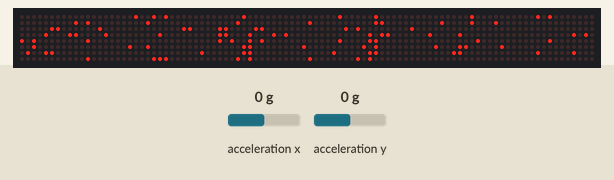
A program run on a simulated Arduino Uno, built with avr-gcc and run on an emulated ATmega328P. Parts: 96×8 LED matrix. Wiring (inferred from the names in the program): 12 × MAX7219 LED driver (orientation assumed): CS pin 10. The inputs (shaded band) are chosen by the test bench; at power-on: acceleration x 0 g, acceleration y 0 g. Random numbers use the default seed unless the program sets one; what the program prints to the serial monitor is not drawn.

Above: at 0.51 s.
1.3 s: acceleration x set to -1.4 g
At 1.75 s:
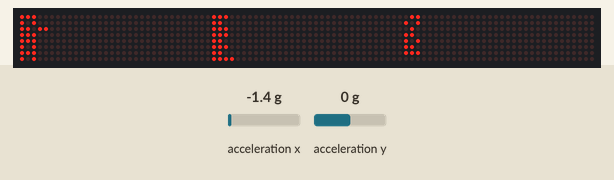
4.0 s: acceleration y set to 0.8 g
At 4.22 s:
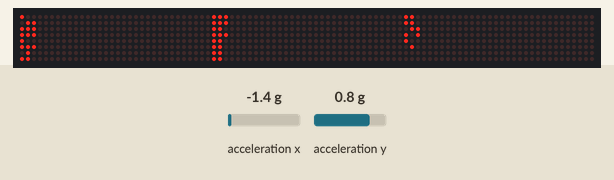
6.4 s: acceleration y set to -1.4 g
At 8.5 s:
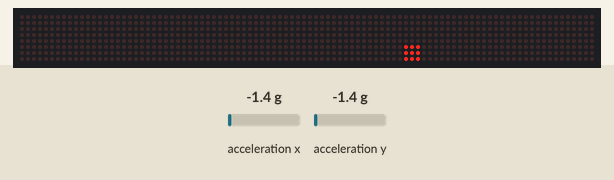
9.1 s: acceleration x set to 0.8 g
At 11.0 s:
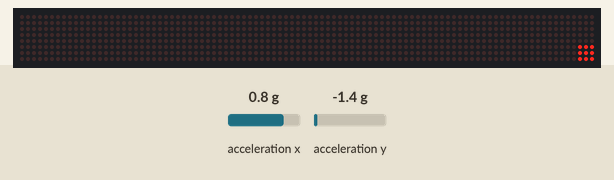
11.7 s: acceleration y set to 1.4 g
At 12.2 s:
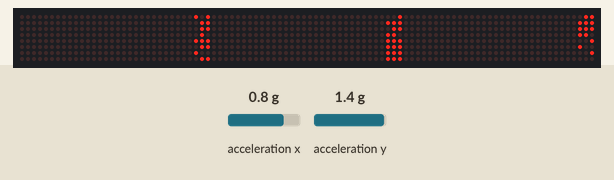
14.1 s: acceleration y set to -0.8 g
At 14.55 s:
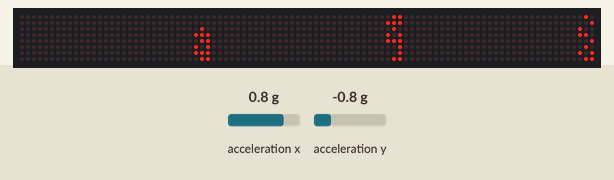

The program:

main.cpp
```cpp
/*
Use a GY-521 6050 to move pixels around on an 8x32 MAX 7219 powered LED matrix
Board Arduino Uno

## LED Pins ##
CLK -> PIN 13
CS -> PIN 10
DIN -> PIN 11
Orientation of matrix - input on right side

## GY-521 pins ##
SDA and SCL -> marked SDA and SCL pins on board
Orientation of unit - pins are on right hand side

*/

#include <Arduino.h>
#include <SPI.h>
#include <Wire.h>
#include <I2Cdev.h>
#include <MPU6050.h>
#include "LedMatrix.h"

LedMatrix matrix (4, 3);
//Pixel object
class pixels {
  public :
  uint8_t x = 0;
  uint8_t y = 0;
  int8_t vx = 0;
  int8_t vy = 0;
  int8_t xMoveIncrement = 0;
  int8_t yMoveIncrement = 0;
  void generateXYValues(){
    //co ordinates start at 0 so one matrix will be x 0-7 and y 0-7
    x = random(0, 31);
    y = random(0, 23);
  }
  void decideMoveIncrements(int16_t &xMove, int16_t &yMove, int16_t offset){
  //check it's not a false reading then decide which direction to go
  //increase velocity
    vx ++;
    vy ++;
    if (xMove > -offset && xMove < offset){
      xMoveIncrement = 0;
    }
    else if (xMove > offset){
      xMoveIncrement = 1 * vx;
    }
    else if (xMove < -offset){
      xMoveIncrement = -1 * vx;
    }
    if (yMove > -offset && yMove < offset){
      yMoveIncrement = 0;
    }
    else if (yMove > offset){
      yMoveIncrement = -1 * vy;
    }
    else if (yMove < -offset){
      yMoveIncrement = 1 * vy;
    }
    if (vx > 4){
      vx = 4;
    }
    if (vy > 4){
      vy = 4;
    }
  };
  void updateXandY(int8_t moveX, int8_t moveY){
    //Update position as long as pixel not at edge of matrix
    //if it is at edge of matrix, stop it's velocity
    if (x + moveX < 0){
      vx = 0;
      x = 0;
    }
    else if (x + moveX > ((32) - 1)){
      vx = 0;
      x = (32) - 1;
    }
    else {
      x += moveX;
    }
    if (y + moveY < 0){
      vy = 0;
      y = 0;
    }
    else if (y + moveY > (24 -1)){
      vy = 0;
      y = (24 -1);
    }
    else{
      y += moveY;
    }
  }
};
//create the pixel object
//100 is pretty much the max due to the qsort process used later
//higher than this and too much RAM will be used and the Arduino locks up
pixels pixel [100];
int compare(const void* a, const void* b);
//GY-521 details
const int MPU=0x68;
MPU6050 gyro;
int16_t accelX, accelY;
int16_t offset = 800; //mine kept getting false readings between -600, +600
void setup() {
  Serial.begin(115200);
  Wire.begin();
  // GY 521 setup
  Serial.println("Starting gyro");
  gyro.initialize();
  //below offsets are for my gy521 only
  gyro.setXAccelOffset(1024);
  gyro.setYAccelOffset(1188);
  SPI.begin();
  matrix.init();
  //set x and y values for all pixel objects
  for (byte i = 0; i < sizeof(pixel)/sizeof(pixel[0]); i++){
    pixel[i].generateXYValues();
    matrix.drawPixel(pixel[i].x, pixel[i].y);
  }
  Serial.println("Draw buffer");
  matrix.sendScreenBuffer();
}

void loop() {
  //rather than batch update all the pixels, it looks better taking a reading for each
  //it does slow things down though
  for (byte i = 0; i < sizeof(pixel)/sizeof(pixel[0]); i++){
    accelX = gyro.getAccelerationX();
    accelY = gyro.getAccelerationY();
    pixel[i].decideMoveIncrements(accelX, accelY, offset);
    pixel[i].updateXandY(pixel[i].xMoveIncrement, pixel[i].yMoveIncrement);
  }
  //the sand behaves a bit better with a sort on y values
  //the sand will kind of stack up then slowly fall down
  qsort(pixel, sizeof(pixel)/sizeof(pixel[0]),  sizeof(pixels), compare);

  //very basic collision detect
  for (byte i = 1;  i < sizeof(pixel)/sizeof(pixel[0]); i++){
    if ((pixel[i].x == pixel[i-1].x)){
      pixel[i].vx = 0;
      pixel[i].updateXandY(-pixel[i].xMoveIncrement, 0);
    }
    if ((pixel[i].y == pixel[i-1].y)){
      pixel[i].vy = 0;
      pixel[i].updateXandY(0, -pixel[i].yMoveIncrement);
    }
    matrix.drawPixel(pixel[i].x, pixel[i].y);
  }
  matrix.sendScreenBuffer();
  matrix.wipeScreenBuffer();
};
int compare(const void* a, const void* b)
//used in the qsort
//copied this from a qsort guide then adapted to my use
{
	const pixels* x = (pixels*) a;
	const pixels* y = (pixels*) b;

	if (x->y > y->y)
		return 1;
	else if (x->y < y->y)
		return -1;

	return 0;
}
```

LedMatrix.cpp
```cpp
#include "LedMatrix.h"
#include <Arduino.h>
#include <SPI.h>

LedMatrix::LedMatrix(uint8_t noOfModulesWide, uint8_t noOfModulesHigh){
    this -> numOfModulesWide = noOfModulesWide;
    this -> numOfModulesHigh = noOfModulesHigh;
	screenBuffer = new byte[(noOfModulesWide * noOfModulesHigh) * ROWWIDTH];
}
void LedMatrix::init(){
	pinMode(CSPIN, OUTPUT);
	SPI.begin();
  	wipeDisplays();
	updateAll(INTENSITY, 0);
	updateAll(DISPLAY_TEST, 0);
	updateAll(DECODE_MODE, 0);
	updateAll(SCAN_LIMIT, 7);
	updateAll(SHUTDOWN, 1);
}
void LedMatrix::drawPixel(byte x, byte y){
  //draw a pixel in screen memory
  	if ((x >= 0 && x < ( numOfModulesWide * ROWWIDTH)) && (y >= 0 && y < (numOfModulesHigh * COLHEIGHT))){
		uint8_t temp = 128; //set MSB
		uint8_t moduleX = int(floor(x / 8));
		uint8_t moduleY = int(floor(y / 8));
		uint8_t arrayPosition = (moduleX * ROWWIDTH) + (moduleY * COLHEIGHT * numOfModulesWide) + int(y % 8);
		screenBuffer[arrayPosition] = screenBuffer[arrayPosition] | (temp >> int(x % 8));
	}
}
void LedMatrix::wipeScreenBuffer(){
  //zero the whole screen buffer
	//for (byte i = 0; i < numOfModulesWide; i++){
	for (byte i = 0; i < numOfModulesWide * numOfModulesHigh; i++){
    	for (byte j = 0; j < COLHEIGHT; j++){
      		screenBuffer[(i * ROWWIDTH) + j] = 0;
	  	}
	}
}
void LedMatrix::sendScreenBuffer(){
  //updates the matrixes with the screen buffer contents
	for (byte j = 0; j < COLHEIGHT; j++){
  		SPI.beginTransaction(SPISettings(16000000, MSBFIRST, SPI_MODE0));
		digitalWrite(CSPIN, LOW);
			for (byte i = 0; i < numOfModulesWide * numOfModulesHigh; i++){
				uint16_t temp = (j + 1) << 8 | screenBuffer[(i * ROWWIDTH) + j];
				//uint16_t temp = (j + 1) << 8 | screenBuffer[i][j];
    			SPI.transfer16(temp);
			}
		digitalWrite(CSPIN, HIGH);
		SPI.endTransaction();
	}
}
void LedMatrix::updateAll(uint16_t cmd, uint8_t data){
//used for sending operation codes
	uint16_t x = (cmd << 8) | data;
	SPI.beginTransaction(SPISettings(16000000, MSBFIRST, SPI_MODE0));
	digitalWrite(CSPIN, LOW);
	//for (byte i = 0; i < numOfModulesWide; i++){
	for (byte i = 0; i < numOfModulesWide * numOfModulesHigh; i++){
	  SPI.transfer16(x);
	}
	digitalWrite(CSPIN, HIGH);
	SPI.endTransaction();
}
void LedMatrix::wipeDisplays(){
	//note when sending column data it goes from 1-8 as a 0 means no operation
  for (byte colNumber = 1; colNumber <= COLHEIGHT; colNumber++){
    updateAll(colNumber, 0);
  }
}
void LedMatrix::plotLine(byte x1, byte y1, byte x2, byte y2){
// Bresenham's Line Drawing Algorithm
// shamelessly copied and pasted from stackoverflow
	int x;int y;int dx;int dy;int dx1;int dy1;int px;int py;int xe;int ye;int i;
	dx=x2-x1;dy=y2-y1;
	dx1=fabs(dx);dy1=fabs(dy);
	px=2*dy1-dx1; py=2*dx1-dy1;
	if(dy1<=dx1) {
		if(dx>=0) { x=x1; y=y1; xe=x2;
			}
		else { x=x2; y=y2; xe=x1;
			}
		drawPixel(x,y);
		for(i=0;x<xe;i++) {
			x=x+1;
			if(px<0) {
				px=px+2*dy1;
				}
			else {
				if((dx<0 && dy<0) || (dx>0 && dy>0)) {
					y=y+1;
					}
				else {
					y=y-1;
					}
				px=px+2*(dy1-dx1);
				}
//			delay(0);
			drawPixel(x,y);
			}
		}
	else {
		if(dy>=0) { x=x1; y=y1; ye=y2;
			}
		else { x=x2; y=y2; ye=y1;
			}
		drawPixel(x,y);
		for(i=0;y<ye;i++) { y=y+1;
			if(py<=0) { py=py+2*dx1;
				}
			else {
				if((dx<0 && dy<0) || (dx>0 && dy>0)) { x=x+1;
					}
				else { x=x-1;
					}
				py=py+2*(dx1-dy1);
				}
//			delay(0);
			drawPixel(x,y);
			}
		}
}
void LedMatrix::plotCircleThick(byte xm, byte ym, uint8_t r){
//makes a thicker, better looking circle
// another copy and paste algorithum
// There's no real need for the newX or newY but left them in
	int x = 0;
	int y = r;
	int d = 3-2*r;
	while (y >= x){
		byte newX = xm+x;
		byte newY = ym+y;
		makePointsThicc(newX, newY);
		newX = xm-x;
		newY = ym+y;
		makePointsThicc(newX, newY);
		newX = xm+x;
		newY = ym-y;
		makePointsThicc(newX, newY);
		newX = xm-x;
		newY = ym-y;
		makePointsThicc(newX, newY);
		newX = xm+y;
		newY = ym+x;
		makePointsThicc(newX, newY);
		newX = xm-y;
		newY = ym+x;
		makePointsThicc(newX, newY);
		newX = xm+y;
		newY = ym-x;
		makePointsThicc(newX, newY);
		newX = xm-y;
		newY = ym-x;
		makePointsThicc(newX, newY);
		x++;
		if (d > 0){
			y--;
			d = d + 4 * (x - y) + 10;
		}
		else {
			d = d + 4 * x + 6;
		}
	}
}
void LedMatrix::makePointsThicc(byte newX, byte newY){
// Draws all the way around a point
	drawPixel(newX, newY);
	drawPixel(newX - 1, newY);
	drawPixel(newX, newY - 1);
	drawPixel(newX - 1, newY - 1);
	drawPixel(newX + 1, newY - 1);
	drawPixel(newX + 1, newY);
	drawPixel(newX + 1, newY + 1);
	drawPixel(newX, newY + 1);
	drawPixel(newX - 1, newY + 1);
}
void LedMatrix::plotCircle(byte xm, byte ym, uint8_t r){
// another copy and paste algorithum
	int x = 0;
	int y = r;
	int d = 3-2*r;
	while (y >= x){
		drawPixel(xm+x, ym+y);
		drawPixel(xm-x, ym+y);
		drawPixel(xm+x, ym-y);
		drawPixel(xm-x, ym-y);
		drawPixel(xm+y, ym+x);
		drawPixel(xm-y, ym+x);
		drawPixel(xm+y, ym-x);
		drawPixel(xm-y, ym-x);
		x++;
		if (d > 0){
			y--;
			d = d + 4 * (x - y) + 10;
		}
		else {
			d = d + 4 * x + 6;
		}
	}
}
void LedMatrix::plotSquare(byte x, byte y, byte width, byte height){
	plotLine(x, y, x + width, y);
	plotLine(x + width, y, x + width, y + height);
	plotLine(x + width, y + height, x, y + height);
	plotLine(x, y + height, x, y);
}
void LedMatrix::plotFilledSquare(byte x, byte y, byte width, byte height){
	for (byte i = 0; i < height; i++){
		for (byte j = 0; j < width; j++){
			drawPixel(x + j, y + i);
		}
	}
}
void LedMatrix::draw8BitArray(byte xStart, byte yStart, byte array[]){
	/*
	Draws a bitmap array that is 8 columns high on the screen
	*/
	for (byte i = 0; i < COLHEIGHT; i++){
		for (byte j = 0; j < ROWWIDTH; j++){
			if (array[i] & (128 >> j )){
				drawPixel(xStart + j, yStart + i);
			}
		}
	}
}
void LedMatrix::draw16BitArray(byte xStart, byte yStart, byte array[]){
	/*
	Draws a bitmap array that is 8 columns high on the screen
	*/
	for (byte i = 0; i < COLHEIGHT * 2; i++){
		for (byte j = 0; j < ROWWIDTH; j++){
			if (array[i] & (128 >> j )){
				drawPixel(xStart + j, yStart + i);
			}
		}
	}
};
```

LedMatrix.h
```cpp
//Max7219LedLib
#ifndef LEDMATRIX_H
#define LEDMATRIX_H
#include <Arduino.h>
#include <SPI.h>
class LedMatrix {
    public:
    LedMatrix(uint8_t noOfModulesWide, uint8_t noOfModulesHigh);
    void init();
    void drawPixel(byte x, byte y);
    void wipeScreenBuffer();
    void sendScreenBuffer();
    void updateAll(uint16_t cmd, uint8_t data);
    void wipeDisplays();
    void plotLine(byte x1, byte y1, byte x2, byte y2);
    void plotCircle(byte xm, byte ym, uint8_t r);
    void makePointsThicc(byte newX, byte newY);
    void plotCircleThick(byte xm, byte ym, uint8_t r);
    void plotSquare(byte x, byte y, byte width, byte height);
    void plotFilledSquare(byte x, byte y, byte width, byte height);
    void draw8BitArray(byte xStart, byte yStart, byte array[]);
    void draw16BitArray(byte xStart, byte yStart, byte array[]);
    private:
    const uint8_t NO_OP = 0x00;
    const uint8_t DECODE_MODE = 9;
    const uint8_t INTENSITY = 10;
    const uint8_t SCAN_LIMIT = 11;
    const uint8_t SHUTDOWN = 12;
    const uint8_t DISPLAY_TEST = 15;
    //CS pin
    const uint8_t CSPIN = 10;
    //LED Matrix details
    byte numOfModulesWide = 1;
    byte numOfModulesHigh = 1;
    const byte ROWWIDTH = 8;
    const byte COLHEIGHT = 8;
    byte *screenBuffer;
    };
#endif
```
